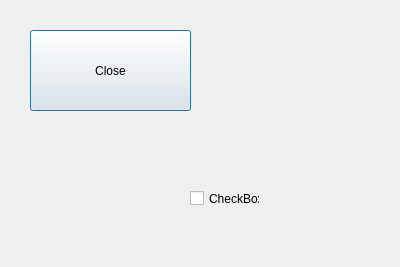
<?xml version="1.0" encoding="UTF-8"?>
<ui version="4.0">
 <class>Dialog</class>
 <widget class="QDialog" name="Dialog">
  <property name="geometry">
   <rect>
    <x>0</x>
    <y>0</y>
    <width>400</width>
    <height>267</height>
   </rect>
  </property>
  <property name="windowTitle">
   <string>Dialog</string>
  </property>
  <widget class="QPushButton" name="closeButton">
   <property name="geometry">
    <rect>
     <x>30</x>
     <y>30</y>
     <width>161</width>
     <height>81</height>
    </rect>
   </property>
   <property name="text">
    <string>Close</string>
   </property>
  </widget>
  <widget class="QCheckBox" name="checkBox">
   <property name="geometry">
    <rect>
     <x>190</x>
     <y>190</y>
     <width>70</width>
     <height>17</height>
    </rect>
   </property>
   <property name="text">
    <string>CheckBox</string>
   </property>
  </widget>
 </widget>
 <resources/>
 <connections/>
</ui>
